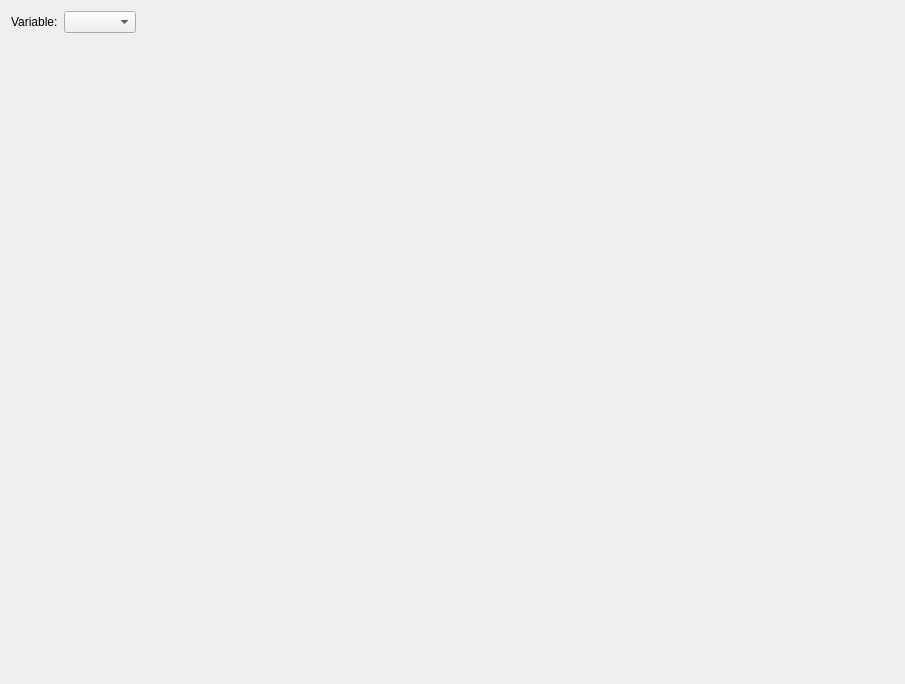
<?xml version="1.0" encoding="UTF-8"?>
<ui version="4.0">
 <class>CompareRunsWidget</class>
 <widget class="QWidget" name="CompareRunsWidget">
  <property name="geometry">
   <rect>
    <x>0</x>
    <y>0</y>
    <width>905</width>
    <height>684</height>
   </rect>
  </property>
  <property name="windowTitle">
   <string>Compare Runs</string>
  </property>
  <layout class="QVBoxLayout" name="verticalLayout">
   <item>
    <layout class="QHBoxLayout" name="horizontalLayout">
     <item>
      <widget class="QLabel" name="label">
       <property name="text">
        <string>Variable:</string>
       </property>
      </widget>
     </item>
     <item>
      <widget class="VariableSelector" name="variableSelector"/>
     </item>
     <item>
      <spacer name="horizontalSpacer">
       <property name="orientation">
        <enum>Qt::Horizontal</enum>
       </property>
       <property name="sizeHint" stdset="0">
        <size>
         <width>40</width>
         <height>20</height>
        </size>
       </property>
      </spacer>
     </item>
    </layout>
   </item>
   <item>
    <widget class="MplCanvas" name="canvas" native="true">
     <property name="sizePolicy">
      <sizepolicy hsizetype="Expanding" vsizetype="Expanding">
       <horstretch>0</horstretch>
       <verstretch>0</verstretch>
      </sizepolicy>
     </property>
    </widget>
   </item>
  </layout>
 </widget>
 <customwidgets>
  <customwidget>
   <class>MplCanvas</class>
   <extends>QWidget</extends>
   <header>tse_analytics.views.misc.MplCanvas</header>
   <container>1</container>
  </customwidget>
  <customwidget>
   <class>VariableSelector</class>
   <extends>QComboBox</extends>
   <header>tse_analytics.views.misc.variable_selector</header>
  </customwidget>
 </customwidgets>
 <resources/>
 <connections/>
</ui>
